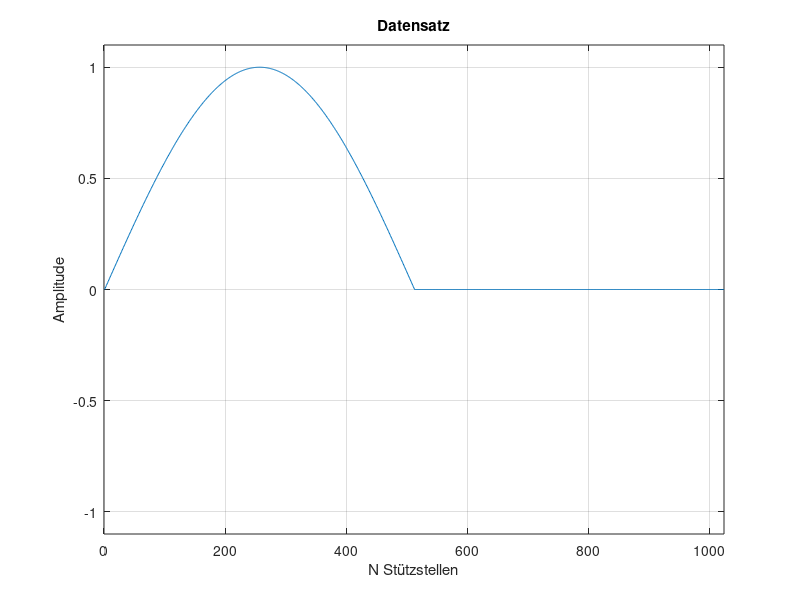
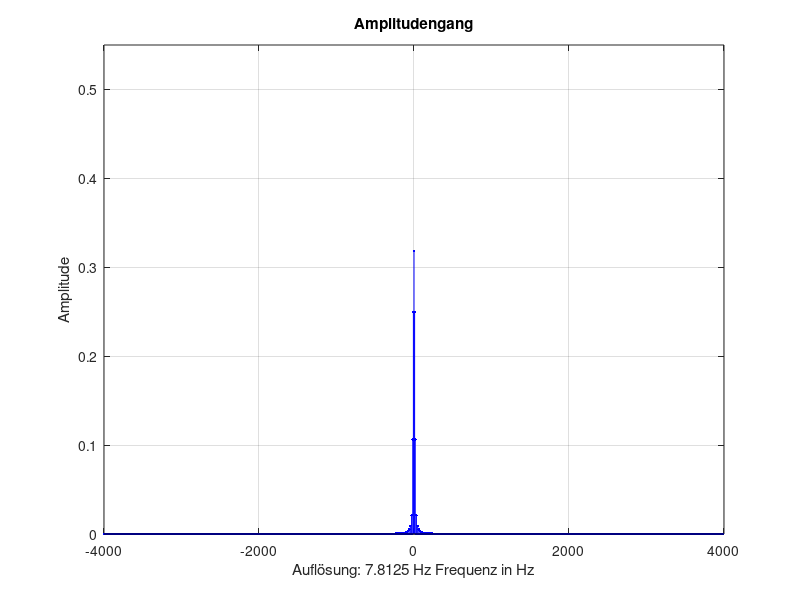
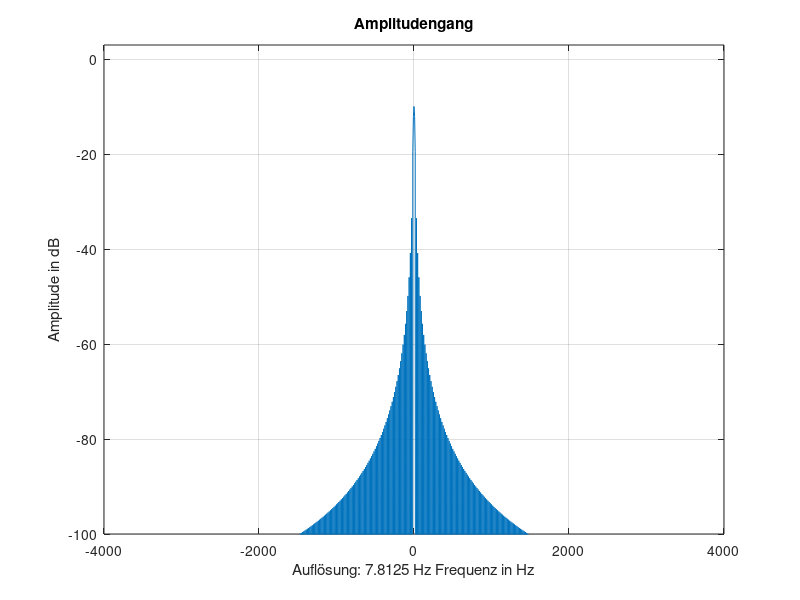
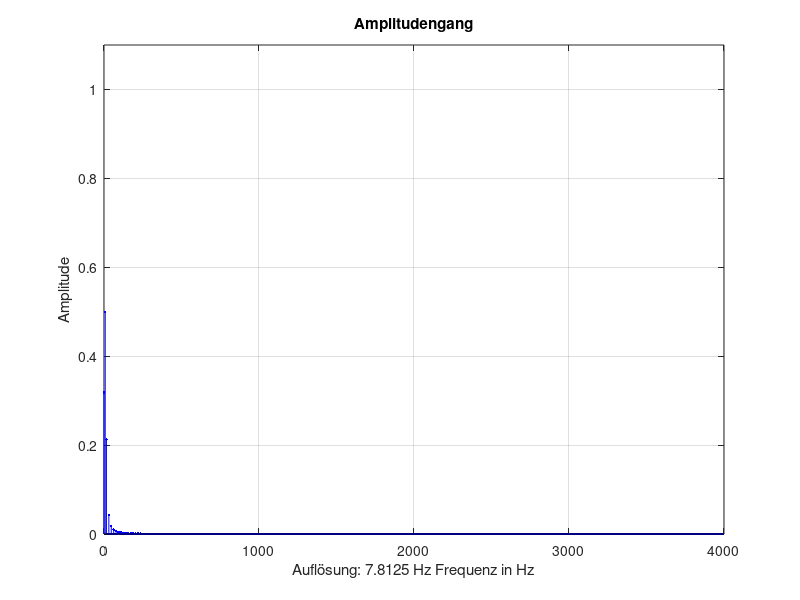

MATLAB code to generate these figures, in order:

% Zeitbereich
% ----------------------------------

fa = 8000; % Abtastfrequenz
fn = fa/2; % Nyquistfrequenz
N = 1024; % gewünschte FFT-Länge (N=2^x, sonst wird der DFT-Algorithmus verwendet!)
df = fa/N; % Frequenzauflösung
% Erzeugung eines Datensatzes mit N Abtastwerten
% ----------------------------------------------
t = 0 : 1/fa : (N-1)/fa; % x-Vektor
% Frequenzvorgabe in Hz als ganzzahlig Vielfaches der Frequenzauflösung der DFT/FFT:
f1 = df*100; % bei fa = 8000 Hz und N = 1024 beträgt df = 7,8125 Hz und
% f1 damit 781,25 Hz
 f1 = 784;
 f1 = df;
 phase = pi/2;

a1 = 1; % Amplitudenvorgabe
y = a1*sin(2*pi*f1*t); % y-Vektor
y = [y(1:N/2) zeros(1, N/2)];
% Graphische Darstellung
% ----------------------
% max. Amplitude zur Skalierung der graphischen Darstellung feststellen:
max_y = max(abs(y))*1.1;
fig = figure(1);
plot(y)
axis([0 N -max_y max_y])
title('Datensatz')
ylabel('Amplitude')
xlabel('N Stützstellen')
grid


% Frequenzbereich
% ----------------------------------

% Berechnung der FFT
% ------------------
H = fft(y, N);
% Berechnung des Amplitudengangs aus dem komplexen Frequenzvektor H:
amplH = abs(H);
% Amplitudenskalierung (Normierung auf N) und verschieben der Elemente des
% Amplitudenvektors, so dass die Darstellung des Amplitudengangs von -fn...0...fn
% erfolgen kann:
amplitudengang = fftshift(amplH/N);
% Graphische Darstellung
% ----------------------
% Frequenzvektoren (werden bei der graphischen Darstellung benötigt):
x_fn = 0 : df : fn-df;
x_fa = 0 : df : fa-df;
% max. Amplitude zur Skalierung der graphischen Darstellung feststellen:
%a = max([a1, a2, a3, a4, a5]); % wird später benötigt
a = a1;
fig = figure(fig+1);
stem(x_fa-fn, amplitudengang, 'b.-')
axis([-fn fn 0 a/2*1.1])
title('Amplitudengang')
ylabel('Amplitude')
xlabel(['Auflösung: ',num2str(df),' Hz Frequenz in Hz'])
grid

% Ausgabe in dB
% ------------------
fig = figure(fig+1);
plot(x_fa-fn, 20*log10(amplitudengang))
%axis([-fn fn -100 20*log10(a/2)+3])
axis([-fn fn -100 3])
title('Amplitudengang')
ylabel('Amplitude in dB')
xlabel(['Auflösung: ',num2str(df),' Hz Frequenz in Hz'])
grid

% Darstellung des interessierenden Frequenzbereichs des
% Amplitudengangs (0...fn) und
% daran angepasste Amplitudenskalierung (Normierung auf N/2):
amplitudengang = [amplH(1)/N amplH(2:N/2)/(N/2)]; % DC-Bin auf N normieren!
fig = figure(fig+1);
stem(x_fn, amplitudengang, 'b.-')
axis([0 fn 0 a*1.1])
title('Amplitudengang')
ylabel('Amplitude')
xlabel(['Auflösung: ',num2str(df),' Hz Frequenz in Hz'])
grid

% Ausgabe in dB
% ------------------
fig = figure(fig+1);
plot(x_fn, 20*log10(amplitudengang))
axis([0 fn -100 20*log10(a)+3])
title('Amplitudengang')
ylabel('Amplitude in dB')
xlabel(['Auflösung: ',num2str(df),' Hz Frequenz in Hz'])
grid


% Fensterfunktion
% ----------------------

% Anhang an die bereits erfolgte Untersuchung
% -------------------------------------------
win = hann(N)';
%y_win = y.*win; % Fensterung ohne Amplitudenkorrektur
y_win = y.*win*N/sum(win); % Fensterung mit Amplitudenkorrektur
max_y = max(abs(y_win))*1.1;

fig = figure(fig+1);
plot(y_win)
axis([0 N -max_y max_y])
title('Datensatz nach Fensterung mit Hann-Fenster')
ylabel('Amplitude')
xlabel('N Stützstellen')
grid

% Berechnung der FFT
% ------------------
H = fft(y_win, N);
% Berechnung des Amplitudengangs aus dem komplexen Frequenzvektor H:
amplH = abs(H);
% Amplitudenskalierung (Normierung auf N) und verschieben der Elemente des
% Amplitudenvektors, so dass die Darstellung des Amplitudengangs von -fn...0...fn
% erfolgen kann:
amplitudengang = fftshift(amplH/N);

% Graphische Darstellung
% ----------------------
fig = figure(fig+1);
stem(x_fa-fn, amplitudengang, 'b.-')
axis([-fn fn 0 a/2*1.1])
title('Amplitudengang nach Fensterung')
ylabel('Amplitude')
xlabel(['Auflösung: ',num2str(df),' Hz Frequenz in Hz'])
grid

% Ausgabe in dB
% ------------------
fig = figure(fig+1);
plot(x_fa-fn, 20*log10(amplitudengang))
%axis([-fn fn -100 20*log10(a/2)+3])
axis([-fn fn -100 3])
title('Amplitudengang nach Fensterung')
ylabel('Amplitude in dB')
xlabel(['Auflösung: ',num2str(df),' Hz Frequenz in Hz'])
grid
  